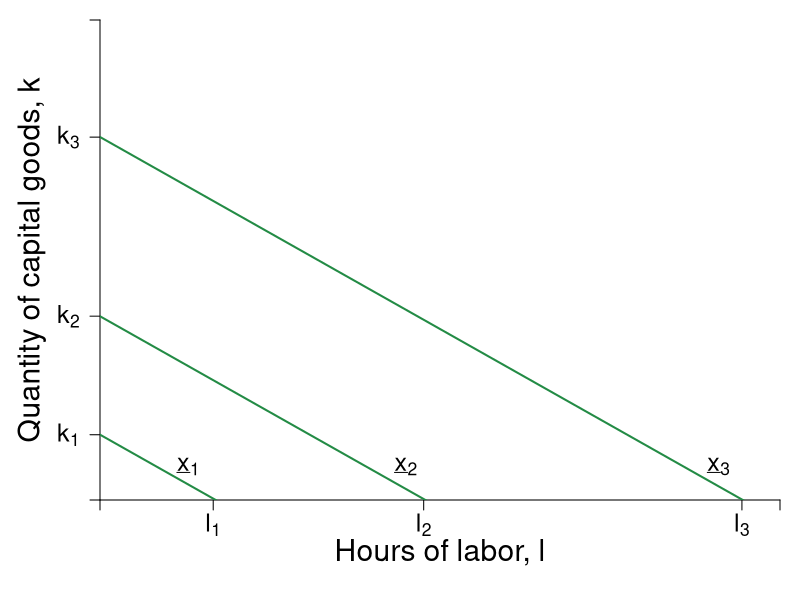

Write the R code that produced this figure.
#Graph Designer: Simon Halliday
#Authors: Bowles, Foley and Halliday
#Title: Coordination, Conflict and Competition: A Text in Microeconomics

library(shape)
pdf(file = "specprodexch/techvariables3.pdf", width = 7, height = 7)

#Set parameters for graphics
pointsize <- 1.8
axislabelsize <- 1.8
labelsize <- 1.5
namesize <- 1.8
annotatesize <- 1.5
graphlinewidth <- 2
segmentlinewidth <- 1.5

COL <- c("#7fc97f", "#beaed4", "#fdc086", "#ffff99", "#386cb0", "#f0027f", "#bf5b17", "#666666")
COLA <- c("#e0f3db", "#99d8c9","#66c2a4","#41ae76", "#238b45", "#005824")
COLB <- c("#c6dbef", "#4eb3d3", "#2b8cbe", "#0868ac","#084081")

#Edited the margins to cater for the larger LHS labels
par(mar =  c(5, 5, 1, 1))

uFn <- function(x, y, alpha = 0.7){
  (x^alpha)*(y^(1 - alpha))
}

isoA <- function(l, alpha = 0.7, xbar = 4, A = 2) {
  (xbar / A)^2 - alpha*l
}

trsline <- function(x, constant = 10, slope = 4){
  constant - (slope)*x
}

ff <- function(x, c = 12, s = 1/3){
  c - s*x
}

xlims <- c(0, 10)
ylims <- c(0, 10)

npts <- 501 
x <- seq(xlims[1], xlims[2], length.out = npts)
y <- seq(ylims[1], ylims[2], length.out = npts) 
a <- c(2, 4, 6)

plot(0, 0, xlim = xlims, ylim = ylims, type = "n",
     xlab = expression(paste("")),
     ylab = expression(paste("")), 
     xaxt = "n", 
     yaxt = "n", 
     cex.lab = axislabelsize, 
     bty = "n", 
     xaxs="i", 
     yaxs="i"
)


# ticksy <- seq(from = 0, to = ylims[2], by = 1)
# ylabels <- seq(from = 0, to = ylims[2], by = 1)
# ticksx <- seq(from = 0, to = xlims[2], by = 1)
# xlabels <- seq(from = 0, to = xlims[2], by = 1)
ticksy <- c(ylims[1], 1.36, 3.83, 7.56, ylims[2])
ylabels <- c(NA, expression(paste(k[1])), expression(paste(k[2])), expression(paste(k[3])), NA)
ticksx <- c(xlims[1], 1.665, 4.76,9.44 ,xlims[2])
xlabels <- c(NA, expression(paste(l[1])), expression(paste(l[2])), expression(paste(l[3])), NA)

axis(1, at = ticksx, pos = 0, labels = xlabels, cex.axis  = labelsize)
axis(2, at = ticksy, pos = 0, labels = ylabels, las = 1, cex.axis  = labelsize)

npts <- 500 
xx1 <- seq(xlims[1], xlims[2], length.out = npts)
xx2 <- seq(0, xlims[2], length.out = npts)
xx3 <- seq(1.5, 2.5, length.out = npts)
xx4 <- seq(3, 5, length.out = npts)
xx5 <- seq(7, 9, length.out = npts)

#Draw the graphs
lines(xx1, isoA(xx1, alpha = 0.8, xbar = 3.5, A = 3), col = COLA[5], lwd = graphlinewidth)
lines(xx1, isoA(xx1, alpha = 0.8, xbar = 4.5, A = 2.3 ), col = COLA[5], lwd = graphlinewidth)
lines(xx1, isoA(xx1, alpha = 0.8, xbar = 5.5, A = 2), col = COLA[5], lwd = graphlinewidth)
#lines(xx1, isoA(xx1, alpha = 0.3, xbar = 4), col = COLB[5], lwd = graphlinewidth)
#lines(xx1, ff(xx1, c = 9, s = 1.34), col = COL[3], lwd = graphlinewidth)
# lines(xx3, trsline(xx3, constant = 16), col = "gray", lty = 2, lwd = graphlinewidth)
# lines(xx4, trsline(xx4, constant = 8, slope = 1), col = "gray", lty = 2, lwd = graphlinewidth)
# lines(xx5, trsline(xx5, constant = 4, slope = 0.25), col = "gray", lty = 2, lwd = graphlinewidth)
#lines(xx4, mcline(xx4, constant = totalcost(x = 3, c0 = 2, c1 = 0.05, c2 = 0.05) - 3*marginalcost(x = 3, c1 = 0.05, c2 = 0.05), slope = marginalcost(x = 3, c1 = 0.05, c2 = 0.05)), col = "gray", lty = 2, lwd = graphlinewidth)



#Label the feasible frontier
# text(3.2, 1, expression("Feasible Frontier"), cex = labelsize)
# text(3.2, 0.5, expression("(production possibilities frontier)"), cex = labelsize)
# Arrows(4.35, 0.95, 8.1, 0.95, col = "black", lty = 1, lwd = 2, arr.type = "triangle", arr.lwd = 0.5)

#Axis labels
mtext(expression(paste("Hours of labor, ", l)), side = 1, line = 2.5, cex = axislabelsize)
text(-1, 5, expression(paste("Quantity of capital goods, ", k)), xpd = TRUE, cex = axislabelsize, srt = 90) 


# contour(x, y, 
#         outer(x, y, uFn),
#         drawlabels = FALSE,
#         col = COLB[3],
#         lwd = graphlinewidth,
#         levels = a, 
#         xaxs="i", 
#         yaxs="i", 
#         add = TRUE)


#Label the indifference curves
#text(8, 1.6, expression(paste("Technology E, ", x[1]^E)), cex = labelsize)
# text(6, 9, expression(paste("Technology E Production: ", x == A*(alpha*l + k)^frac(1,2))), cex = labelsize)
# text(6, 8, expression(paste("Isoquant curve: ", k == bgroup("(",frac(bar(x), A),")")^2 - alpha*l   )), cex = labelsize)
# text(6, 7, expression(paste(trs(l,k) == frac(x[l],x[k]), phantom() == alpha)), cex = labelsize)

text(1.3, 0.7, expression(paste(underline(x)[1])), cex = labelsize)
text(4.5, 0.7, expression(paste(underline(x)[2])), cex = labelsize)
text(9.1, 0.7, expression(paste(underline(x)[3])), cex = labelsize)

# text(8, 4, expression(paste(trs(l,k) == frac(2,8), phantom() == 0.25)), cex = labelsize)
# Arrows(8, 3.6, 8, 2.4, col = "black", lty = 1, lwd = 2, arr.type = "triangle", arr.lwd = 0.5)
# 
# text(4, 6, expression(paste(trs(l,k) == frac(4,4), phantom()==1)), cex = labelsize)
# Arrows(4, 5.6, 4, 4.4, col = "black", lty = 1, lwd = 2, arr.type = "triangle", arr.lwd = 0.5)
# 
# text(4, 8, expression(paste(trs(l,k) == frac(8,2), phantom() == 4)), cex = labelsize)
# Arrows(3.05, 8, 2.3, 8, col = "black", lty = 1, lwd = 2, arr.type = "triangle", arr.lwd = 0.5)


#Label feasible and infeasible
#text(8, 9, expression(paste(trs(l,k) == frac(x[l], x[k]), phantom() == frac(mp[l], mp[k]), phantom() == -frac(dk,dl))), cex = labelsize)
#text(3, 2.5, expression(paste("with plan ", (list(x, l, k)) )), cex = labelsize)

# text(8, 8.5, expression(paste("Production set:")), cex = labelsize)
# text(8, 8, expression(paste(x = bar(x), " feasible")), cex = labelsize)
# text(8, 7.5, expression(paste("with plan ", (list(x, l, k)) )), cex = labelsize)

#segments(0, 0, 4, ylims[2], lty = 2, col = "gray" , lwd = segmentlinewidth)

# segments(0, 8, 2.9705, 8, lty = 2, col = "gray" , lwd = segmentlinewidth)
#segments(2.9705, 0, 2.9705, 8, lty = 2, col = "gray" , lwd = segmentlinewidth)
# segments(2, 0, 2, 8, lty = 2, col = "gray" , lwd = segmentlinewidth)
# segments(4, 0, 4, 4, lty = 2, col = "gray" , lwd = segmentlinewidth)
# segments(0, 4, 4, 4, lty = 2, col = "gray" , lwd = segmentlinewidth)
# 
# 
# segments(8, 0, 8, 2, lty = 2, col = "gray" , lwd = segmentlinewidth)
# segments(0, 2, 8, 2, lty = 2, col = "gray" , lwd = segmentlinewidth)
# 
# segments(8, 0, 8,indiffA(x = 8)  , lty = 2, col = "gray" , lwd = segmentlinewidth)
# segments(0, indiffA(x = 8) , 8,indiffA(x = 8)  , lty = 2, col = "gray" , lwd = segmentlinewidth)

#Annotate points (4,4),(2,8),(8,2) on feasibility frontier
# text(4.2, 4.2, expression(paste(b)), cex = labelsize)
# points(2.1, isoA(l = 2.1, alpha = 0.3, xbar = 4), pch = 16, col = "black", cex = 1.5)
# text(2.1 - 0.2, isoA(l = 2.1, alpha = 0.3, xbar = 4), expression(paste(b)), cex = labelsize)


# points(3.04, isoA(l = 3.04, alpha = 0.7, xbar = 4), pch = 16, col = "black", cex = 1.5)
# text(3.04 - 0.2, isoA(l = 3.04, alpha = 0.7, xbar = 4), expression(paste(a)), cex = labelsize)

#points(4.8, indiffA(x = 4.8, alpha = 0.7), pch = 16, col = "black", cex = 1.5)


# text(7, 8, expression(paste("Lily's Utility: ", u^L*(list(x^L, y^L)) == (x^L)^{0.7}*(y^L)^{0.3})), cex = labelsize)
# text(7, 7, expression(paste("Peyton's Utility: ", u^P*(list(x^P, y^P)) == (x^P)^{0.5}*(y^P)^{0.5})), cex = labelsize)



dev.off()
